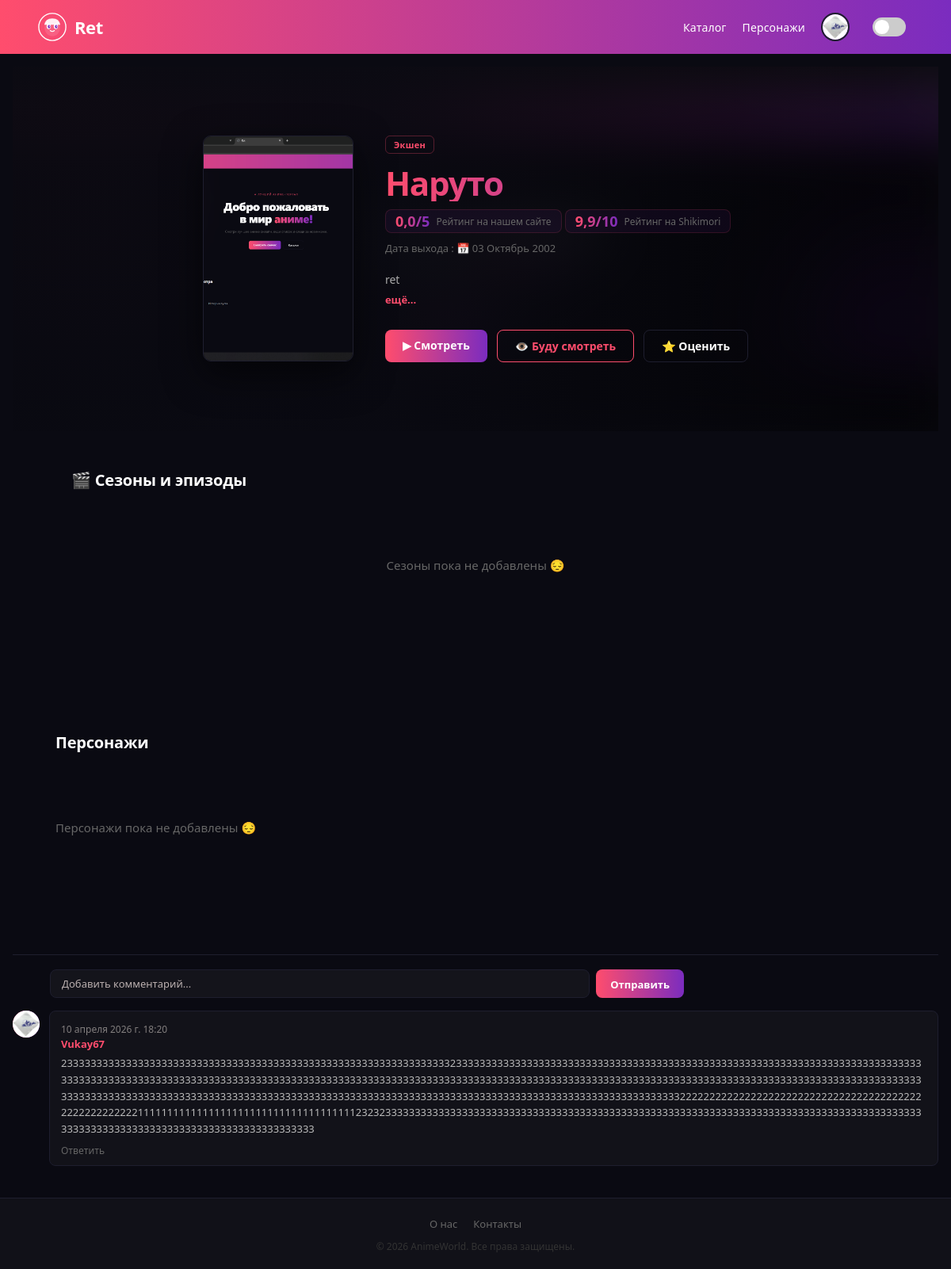
The page /anime/наруто/ (signed in) on the database its author committed.
### core/models.py (models this page shows, shortened)
class CustemUser(AbstractUser):
    avatar = models.ImageField(upload_to="avatars", null=True, blank=True, verbose_name="Аватар")
    description = models.TextField(max_length=250, null=True, blank=True, verbose_name="Описание")
    class Meta:
        verbose_name = "Пользователь"
        verbose_name_plural = "Пользователи"

class Anime(models.Model):
    name = models.CharField(verbose_name="Название")
    name_en = models.CharField(verbose_name="Название на английском")
    slug = models.SlugField(unique=True, blank=True, verbose_name="Slug")
    image = models.ImageField(upload_to="anime_poster", verbose_name="Постер")
    description = models.TextField(verbose_name="Описание")
    release_year = models.DateField(verbose_name="Дата выхода")
    shikimori_rating = models.DecimalField(max_digits=3, decimal_places=1, verbose_name="Рейтинг Shikimori")
    our_rating = models.FloatField(default=0, verbose_name="Наш рейтинг")
    genres = models.ManyToManyField("Genre", related_name="animes", verbose_name="Жанры")
    class Meta:
        verbose_name = "Аниме"
        verbose_name_plural = "Аниме"

class Genre(models.Model):
    name = models.CharField(max_length=100, verbose_name="Название")
    class Meta:
        verbose_name = "Жанр"
        verbose_name_plural = "Жанры"

class Comments(models.Model):
    created_at = models.DateTimeField(auto_now_add=True, verbose_name="Дата создания")
    author = models.ForeignKey(CustemUser, on_delete=models.CASCADE, verbose_name="Автор")
    anime = models.ForeignKey(Anime, on_delete=models.CASCADE, related_name="comments", verbose_name="Аниме")
    content = models.CharField(max_length=600, verbose_name="Содержание")
    parent = models.ForeignKey("self", on_delete=models.CASCADE, null=True, blank=True, verbose_name="Родительский комментарий")
    class Meta:
        verbose_name = "Комментарий"
        verbose_name_plural = "Комментарии"

### core/views.py (the view)
# urls.py: path('anime/<str:slug>/', anime_detail_page, name="anime_detail_page"),
def anime_detail_page(request, slug):
    anime = get_object_or_404(
        Anime.objects.prefetch_related('genres', 'seasons__episodes'),
        slug=slug
    )
    current_bookmark = None
    current_reating = None
    if request.user.is_authenticated:
        bookmark = Bookmark.objects.filter(user=request.user, anime=anime).first()
        if bookmark:
            current_bookmark = bookmark.status
    if request.user.is_authenticated:
        point = Reating.objects.filter(user=request.user, anime=anime).first()
        if point:
            current_reating = point.point
    character = Character.objects.filter(anime=anime).order_by('-gg')
    context = {
        "anime": anime,
        "character": character,
        'current_bookmark': current_bookmark,
        "current_reating": current_reating
    }
    return render(request, "anime_detail.html", context)

### core/templates/anime_detail.html (shortened to what this page needs)
{% extends './base.html' %}
{% block content %}
<main class="main">
    <section class="detail-hero">
        {% if anime.image %}
        <div class="detail-hero-bg" style="background-image: url('{{ anime.image.url }}');"></div>
        {% else %}
        <div class="detail-hero-bg detail-hero-bg-empty"></div>
        {% endif %}
        <div class="detail-hero-overlay"></div>
        <div class="detail-hero-content">
            <div class="detail-poster">
                {% if anime.image %}
                    <img src="{{ anime.image.url }}" alt="{{ anime.name }}" />
                {% else %}
                    <div class="detail-poster-empty">{{ anime.name|first }}</div>
                {% endif %}
            </div>
            <div class="detail-info">
                <div class="detail-genres">
                    {% for genre in anime.genres.all %}
                        <span class="detail-genre-tag">{{ genre.name }}</span>
                    {% endfor %}
                </div>
                <h1 class="detail-title">{{ anime.name }}</h1>
                <div class="shikiori-rating">
                    <span class="shikimori-rating-score">{{ anime.our_rating }}/5</span>
                    <span class="shikimori-rating-label">Рейтинг на нашем сайте</span>
                </div>
                <div class="shikimori-rating">
                    <span class="shikimori-rating-score">{{ anime.shikimori_rating }}/10</span>
                    <span class="shikimori-rating-label">Рейтинг на Shikimori</span>
                </div>
                <p class="detail-year">Дата выхода : 📅 {{ anime.release_year|date:"d F Y" }}</p>
                <div class="detail-desc-wrap">
                    <p class="detail-desc" id="descText">{{ anime.description }}</p>
                    <button class="desc-toggle" id="descToggle" onclick="toggleDesc()">ещё...</button>
                </div>
                <div class="detail-actions">
                    <a class="btn-primary" href="#wached">▶ Смотреть</a>
                    <div class="watchlist-dropdown-wrap">
                        <button class="btn-secondary {% if current_bookmark %}watchlist-active{% endif %}"
                                id="watchlistBtn"
                                onclick="toggleWatchlist(event)">
                            {% if current_bookmark == 'planned' %}
                                👁️ Буду смотреть
                            {% elif current_bookmark == 'watched' %}
                                ✅ Просмотрено
                            {% else %}
                                + В список
                            {% endif %}
                        </button>
                    </div>
                    <div class="rating-wrap">
                        <button class="btn-secondary {% if current_reating %}watchlist-active{% endif %} rating-btn" id="ratingBtn" onclick="toggleRating(event)">
                            {% if current_reating == '1' %}
                                1
                            {% elif current_reating == '2' %}
                                2
                            {% elif current_reating == '3' %}
                                3
                            {% elif current_reating == '4' %}
                                4
                            {% elif current_reating == '5' %}
                                5
                            {% else %}
                            ⭐ Оценить
                            {% endif %}
                        </button>
                    </div>
                </div>
            </div>
        </div>
    </section>
    <section class="detail-seasons" id="wached">
        <h2 class="detail-section-title">🎬 Сезоны и эпизоды</h2>
        <div class="seasons-list" id="seasons-wrapper">
        {% for season in anime.seasons.all %}
            <div class="season-block">
                <div class="season-header" onclick="toggleSeason(this)">
                    <span>Сезон {{ season.seasons_number }}</span>
                    <span class="season-ep-count">{{ season.episodes.count }} эп.</span>
                    <span class="season-arrow">▾</span>
                </div>
                <div class="season-episodes" data-ep-count="{{ season.episodes.count }}">
                    {% for episode in season.episodes.all %}
                    <div class="episode-row">
                        <span class="episode-num">{{ episode.episode_number }}</span>
                        <span class="episode-title">{{ episode.title }}</span>
                        <a href="{% url 'episode_detail' episode.season.anime.slug episode.episode_number %}" class="episode-play">▶</a>
                    </div>
                    {% empty %}
                    <p class="season-empty">Эпизоды не добавлены</p>
                    {% endfor %}
                </div>
            </div>
        {% empty %}
        <p class="season-empty-main">Сезоны пока не добавлены 😔</p>
        {% endfor %}
        </div>
    </section>
    <section class="characters-page detail-characters">
        <h2 class="detail-section-title">Персонажи</h2>
        <div class="characters-scroll">
            {% for c in character %}
            <div class="char-card">
                <div class="char-thumb">
                    {% if c.image %}
                        <img src="{{ c.image.url }}" alt="{{ c.name }}"/>
                    {% else %}
                        <div class="char-no-img">{{ c.name|first }}</div>
                    {% endif %}
                </div>
                <div class="char-info">
                    <h3 class="char-name">
                        {{ c.name }}
                        {% if c.gg %}
                            <a href="{% url 'all_gg_page' %}" class="char-gg">★ ГГ</a>
                        {% endif %}
                    </h3>
                    <a href="{% url 'anime_detail_page' c.anime.slug %}" class="char-anime">{{ c.anime.name }}</a>
                    <div class="char-details">
                        <span class="char-tag">Цвет глаз: {{ c.get_eye_color_display }}</span>
                        <span class="char-tag">Цвет волос: {{ c.get_hair_color_display }}</span>
                        {% if c.age %}<span class="char-tag">Возраст: {{ c.age }} лет</span>{% endif %}
                        <span class="char-tag">Пол: {{ c.get_gender_display }}</span>
                        <span class="char-tag">Раса: {{ c.get_species_display }}</span>
                    </div>
                </div>
            </div>
            {% empty %}
            <p class="characters-empty">Персонажи пока не добавлены 😔</p>
            {% endfor %}
        </div>
    </section>
    <div class="comments-list" id="commentsList">
        <div class="comment-form">
        <form class="comment-input" action="{% url 'comment_action' anime.slug %}" method="post">
          <input  name="comment" class="input" placeholder="Добавить комментарий..." />
          <button class="send" type="submit">Отправить</button>
        </form>
      </div>
    {% for comment in anime.comments.all %}
    <article class="comment" style="display:none;" data-index="{{ forloop.counter0 }}">
        {% if comment.author.avatar %}
            <img aria-hidden="true" class="c-userpic" src="{{ comment.author.avatar.url }}" alt="">
        {% else %}
            <span class="profile-avatar-default" aria-hidden="true">🌸</span>
        {% endif %}
        <div class="c-body">
            <div class="c-top">
                <span style="font-size: 12px;color: #827e7e;">{{ comment.created_at }}</span>
                <a href="{% url 'profil_page' comment.author.username %}" class="c-name"><strong>{{ comment.author }}</strong></a>
            </div>
            <p class="c-text">
                {{ comment.content }}
            </p>
            <div class="c-actions muted small">
                <button class="linklike" type="button">Ответить</button>
            </div>
        </div>
    </article>
    {% endfor %}
    </div>
</main>
{% endblock %}

### core/templates/base.html (shortened to what this page needs)
{% load static %}
<!DOCTYPE html>
<html lang="ru">
<head>
    <link rel="stylesheet" href="{% static 'css/style.css' %}">
    <link rel="stylesheet" href="{% static 'css/mobile.css' %}">
</head>
<body>
    <header class="header">
        <a id="main-link" href="{% url 'main_page' %}" class="logo">
            Ret
        </a>
        <nav class="nav">
            <ul>
                <li id="catalog-link">
                    <a href="{% url 'all_anime_page' %}" id="catalog-anchor">Каталог</a>
                </li>
                <li id="characters-link">
                    <a href="{% url 'characters_page' %}">Персонажи</a>
                </li>
                <li>
                    {% if request.user.is_authenticated %}
                    <a href="{% url 'profil_page' request.user.username %}" class="profile-btn">
                        {% if request.user.avatar %}
                            <img src="{{ request.user.avatar.url }}" alt="{{ request.user.username }}" class="profile-avatar-img"/>
                        {% else %}
                            <div class="profile-avatar-default">🌸</div>
                        {% endif %}
                    </a>
                    {% else %}
                    <a href="{% url 'login_page' %}" class="profile-btn">
                        <div class="profile-avatar-default">🌸</div>
                    </a>
                    {% endif %}
                </li>
                {% if request.user.is_authenticated %}
                {% if request.user.username == "Vukay67" %}
                <li>
                    <div>
                        <label class="switch">
                            <span class="slider"></span>
                        </label>
                    </div>
                </li>
                {% endif %}
                {% endif %}
            </ul>
        </nav>
    </header>
{% block content %}
{% endblock %}
    <footer class="footer">
        <ul>
            <li><a href="{% url 'about_page' %}">О нас</a></li>
            <li><a href="{% url 'contacts_page' %}">Контакты</a></li>
        </ul>
        <p>© 2026 AnimeWorld. Все права защищены.</p>
    </footer>
</body>
</html>

### rows shown on the page
CustemUser: user.avatar (picture)
Anime: image (picture), name "Наруто", our_rating "0,0", shikimori_rating "9,9", release_year "03 Октябрь 2002", description "ret"
Genre: name "Экшен"
Comments: author.avatar (picture), created_at "10 апреля 2026 г. 18:20", author "Vukay67", content "233333333333333333333333333333333333333333333333333333333333333333233333333333333333333333333333333333333333333333333333333333333333333333333333333333333333333333333333333333333333333333333333333333333333333333333333333333333333333333333333333333333333333333333333333333333333333333333333333333333333333333333333333333333333333333333333333333333333333333333333333333333333333333333333333333333333322222222222222222222222222222222222222222222222222222211111111111111111111111111111111111112323233333333333333333333333333333333333333333333333333333333333333333333333333333333333333333333333333333333333333333333333333333333333333"
